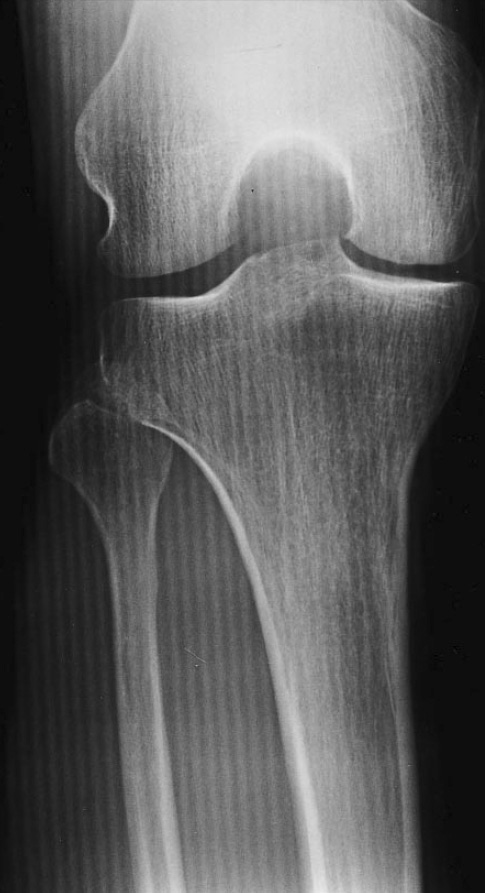
%> input picture ImageFrequencyFilter_demo/radiograph_2.jpg, 485 x 893 px
$ octave moire_butterworth_2.m   (GNU Octave 9; MATLAB toolbox functions it lacks are replaced by stand-ins)
%> lines starting %> are read from the running program, lines starting %| are printed output that depends on the picture
%% Moire Pattern Filtering using Reject Butterworth Frequency Filters - Ex.2
% Medical Radiograph of a leg bone
%
% Author: Tilemachos S. Doganis
%
% This script demonstrates the removal of Moire pattern from an X-Ray image
% of a leg bone, using Reject Butterworth Filters on the image spectrum.
%
% Initially, the 2D DFT of the image is calculated. On its visualization,
% one can distinguish that a symmetrical pair of patches stands out from
% the usual DFT shape, and assume that it corresponds to the Moire
% pattern, which has a periodic form.
%
% One potential way of removing it is using Reject Butterworth Filters,
% which cancel out a ring-shaped area on the spectrum. These filters are
% designed with such a filter response so as to include the Moire pattern
% pair in their Reject zone. They are initially designed as the combination
% of a low-pass and a high-pass Butterworth filter that collectively form a
% band-pass filter that includes the desired regions, then reversed to form
% a reject (band-cut) filter. Class 8 Butterworth filters were deemed
% effective enough for this case.
%
% When the Butterworth filter is applied to the image spectrum, it removes
% the frequency components that correspond to the Moire pattern.
%
% A downside is that, because of the ring shape of the Butterworth filters,
% besides the Moire pattern regions, a variety of other useful frequencies
% are removed. On the other hand, notch filters can tackle this problem
% more effectively.
%
close all
clear
clc
%% Load image
x = imread('radiograph_2.jpg');
%> x is the input picture: size 893x485 uint8; min 1, max 235, mean 92.9
[N1, N2] = size(x);
%> N1 = 893; N2 = 485
X = fftshift(fft2(x));
figure(1)
subplot(1,4,1), imshow(x,[]), title('Original Image')
subplot(1,4,3), imshow(log(abs(X)+1e-20),[]), title('Original Image Spectrum')
%> after `imshow(log(abs(X)+1e-20),[])`:
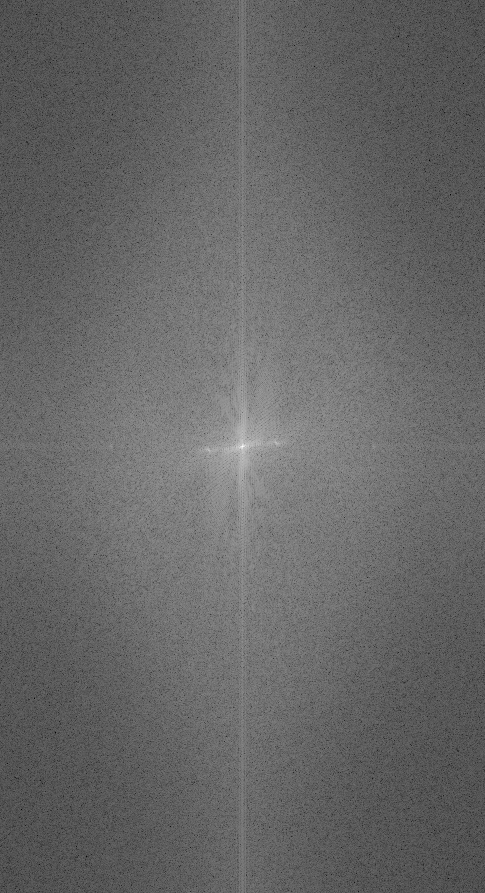
%> displayed picture: size 893x485, on the screen's scale of 0 to 255; min 0, max 255, mean 102.3

%% Design Band-cut Butterworth filter
% Band ranges 30-40
[u,v] = meshgrid(-floor(N2/2):floor(N2/2),-floor(N1/2):floor(N1/2));
k = 8;    % Class 8
wcl = 40; % Outer Circle Range
wch = 20; % Inner Circle Range

% Filter Frequency Response
H_l = 1./(1+(sqrt(u.^2+v.^2)./wcl).^(2*k)); % Low-pass Component
H_h = 1./(1+(wch./sqrt(u.^2+v.^2)).^(2*k)); % High-pass Component
H = 1-H_h.*H_l; % Reject = 1 - Band-pass

figure(2)
subplot(1,2,1), imshow(H,[]), title('Bandcut Butterworth Filter Transfer Function')
subplot(1,2,2), mesh(H)
%> after `mesh(H)`:
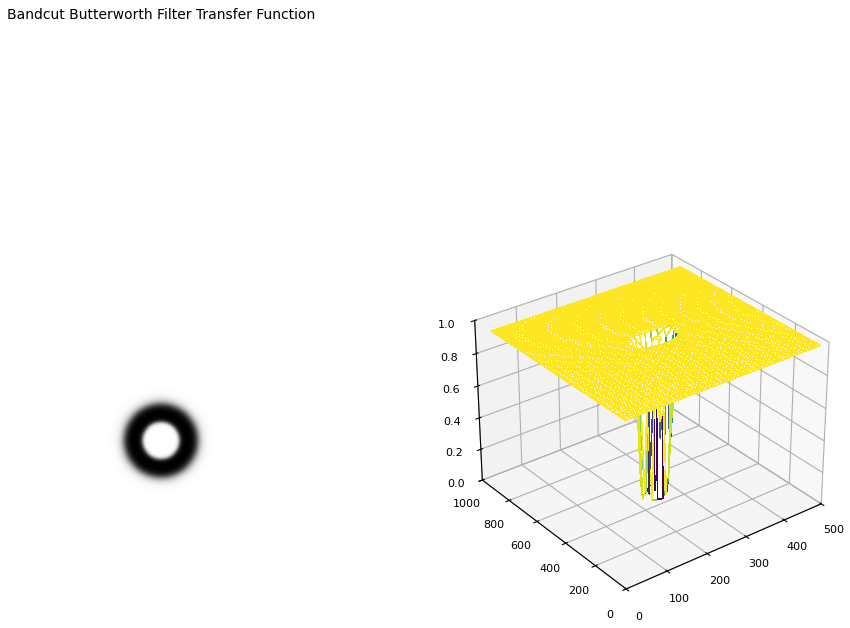
%> figure redrawn from the program's plot data, 2 panels

%% Apply Filter
Y = X.*H;
y = real(ifft2(ifftshift(Y))); % IDFT

%% Plot Final Results
figure(1)
subplot(1,4,4), imshow(log(abs(Y)+1e-20),[]), title('Filtered Image Spectrum')
%> after `imshow(log(abs(Y)+1e-20),[])`:
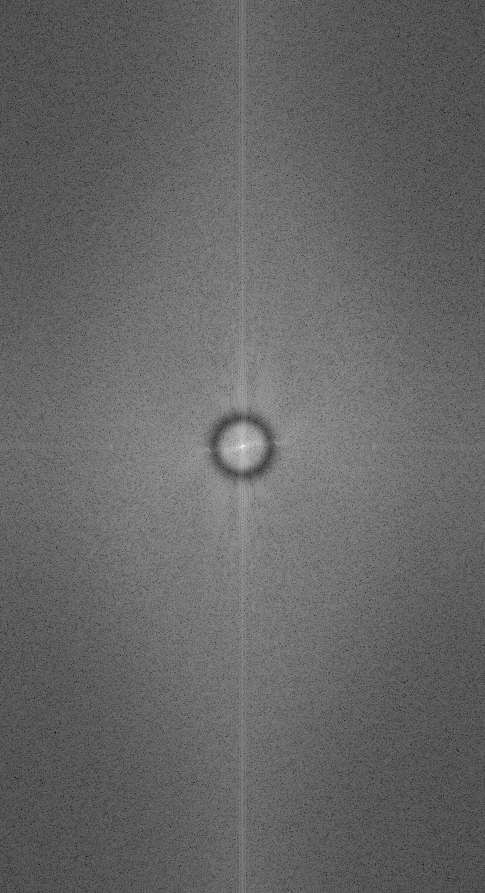
%> displayed picture: size 893x485, on the screen's scale of 0 to 255; min 0, max 255, mean 101.9
subplot(1,4,2), imshow(y,[]), title('Filtered Image')

$ run again, with ImageFrequencyFilter_demo/radiograph_1.jpg copied over ImageFrequencyFilter_demo/radiograph_2.jpg
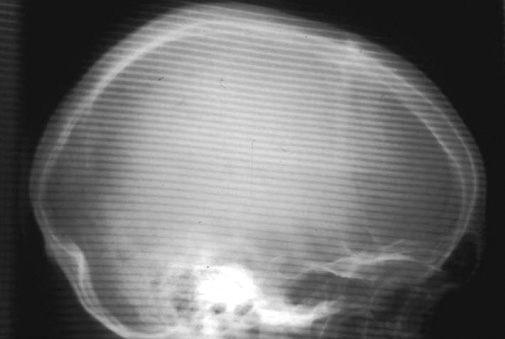
%> input picture ImageFrequencyFilter_demo/radiograph_1.jpg, 505 x 339 px
%> x is the input picture: size 339x505 uint8; min 16, max 255, mean 111.2
%> `mesh(H)`:
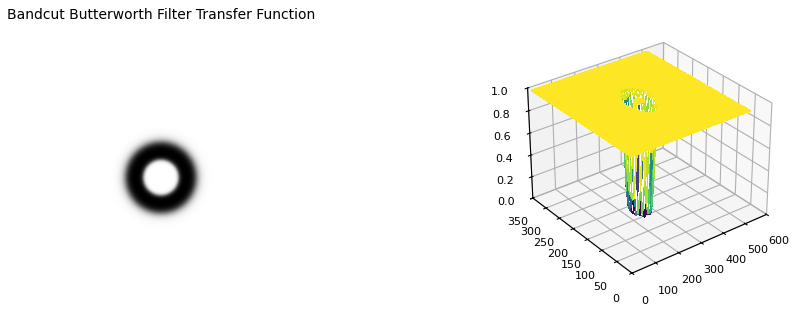
%> figure redrawn from the program's plot data, 2 panels
%> `imshow(log(abs(Y)+1e-20),[])`:
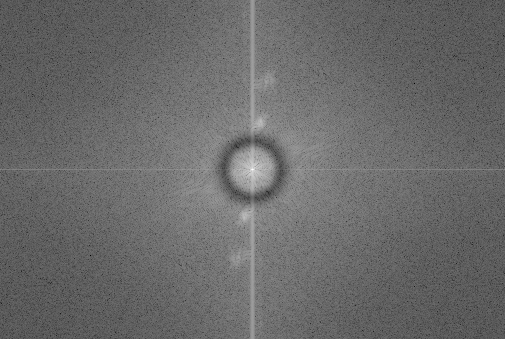
%> displayed picture: size 339x505, on the screen's scale of 0 to 255; min 0, max 255, mean 105.3
